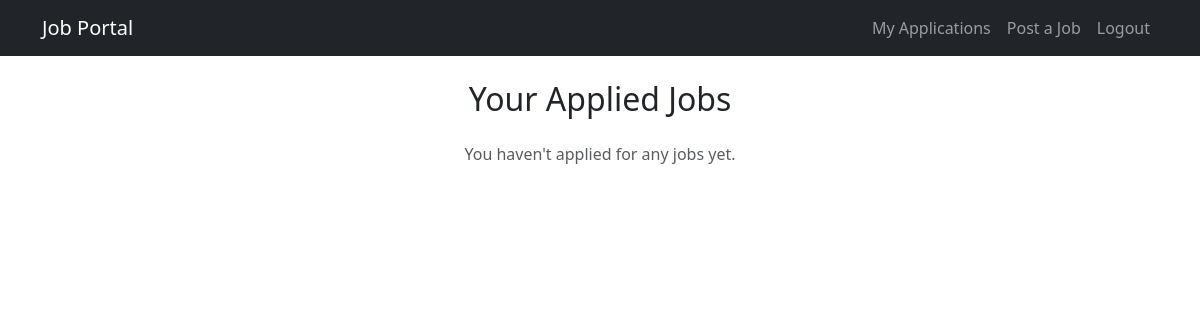
Page /applied-jobs/ (signed in) on the earlier database version.
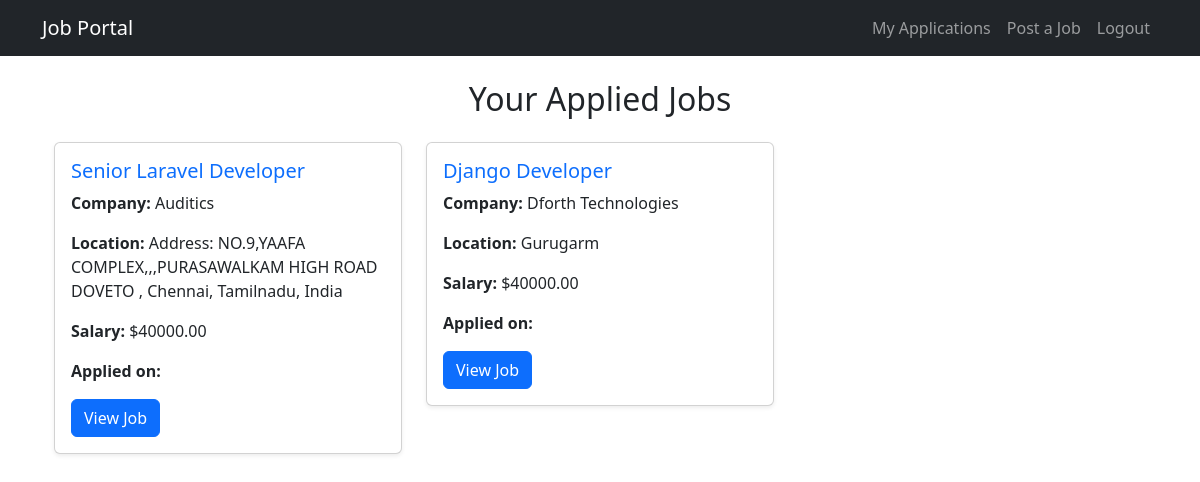
Same page on the later database version.
### jobs/models.py (models this page shows, shortened)
class JobApplication(models.Model):
    user = models.ForeignKey(User, on_delete=models.CASCADE)
    job = models.ForeignKey(Job, on_delete=models.CASCADE)
    applied_at = models.DateTimeField(auto_now_add=True)

class Job(models.Model):
    JOB_TYPES = [
        ('Full-time', 'Full-time'),
        ('Part-time', 'Part-time'),
        ('Remote', 'Remote'),
        ('Contract', 'Contract'),
    ]
    title = models.CharField(max_length=200)
    description = models.TextField()
    company = models.CharField(max_length=200)
    location = models.CharField(max_length=100)
    salary = models.DecimalField(max_digits=10, decimal_places=2, null=True, blank=True)
    job_type = models.CharField(max_length=20, choices=JOB_TYPES, default='Full-time')
    apply_link = models.URLField(blank=True, null=True)
    posted_on = models.DateTimeField(auto_now_add=True)
    class Meta:
        ordering = ['-posted_on']  # Show latest jobs first

### jobs/views.py (the view)
# urls.py: path('applied-jobs/', applied_jobs, name='applied_jobs'),
@login_required
def applied_jobs(request):
    applied_jobs = JobApplication.objects.filter(user=request.user).select_related('job')
    return render(request, 'applied_jobs.html', {'applied_jobs': applied_jobs})

### jobs/templates/applied_jobs.html (shortened to what this page needs)
{% extends 'base.html' %}
{% block content %}
    <div class="container mt-4">
        <h2 class="text-center mb-4">Your Applied Jobs</h2>
        {% if applied_jobs %}
            <div class="row">
                {% for application in applied_jobs %}
                    <div class="col-md-4 mb-4">
                        <div class="card shadow-sm">
                            <div class="card-body">
                                <h5 class="card-title text-primary">{{ application.job.title }}</h5>
                                <p><strong>Company:</strong> {{ application.job.company }}</p>
                                <p><strong>Location:</strong> {{ application.job.location }}</p>
                                <p><strong>Salary:</strong> ${{ application.job.salary }}</p>
                                <p><strong>Applied on:</strong> {{ application.created_at }}</p>
                                <a href="{% url 'job_detail' application.job.id %}" class="btn btn-primary">View Job</a>
                            </div>
                        </div>
                    </div>
                {% endfor %}
            </div>
        {% else %}
            <p class="text-muted text-center">You haven't applied for any jobs yet.</p>
        {% endif %}
    </div>
{% endblock %}

Differences in the rows shown:
added JobApplication: job "Senior Laravel Developer", job.company "Auditics", job.location "Address: NO.9,YAAFA COMPLEX,,,PURASAWALKAM HIGH ROAD DOVETO , Chennai, Tamilnadu, India", job.salary "40000.00"
added JobApplication: job "Django Developer", job.company "Dforth Technologies", job.location "Gurugarm", job.salary "40000.00"
Other differences:
text no longer shown: "You haven't applied for any jobs yet."
